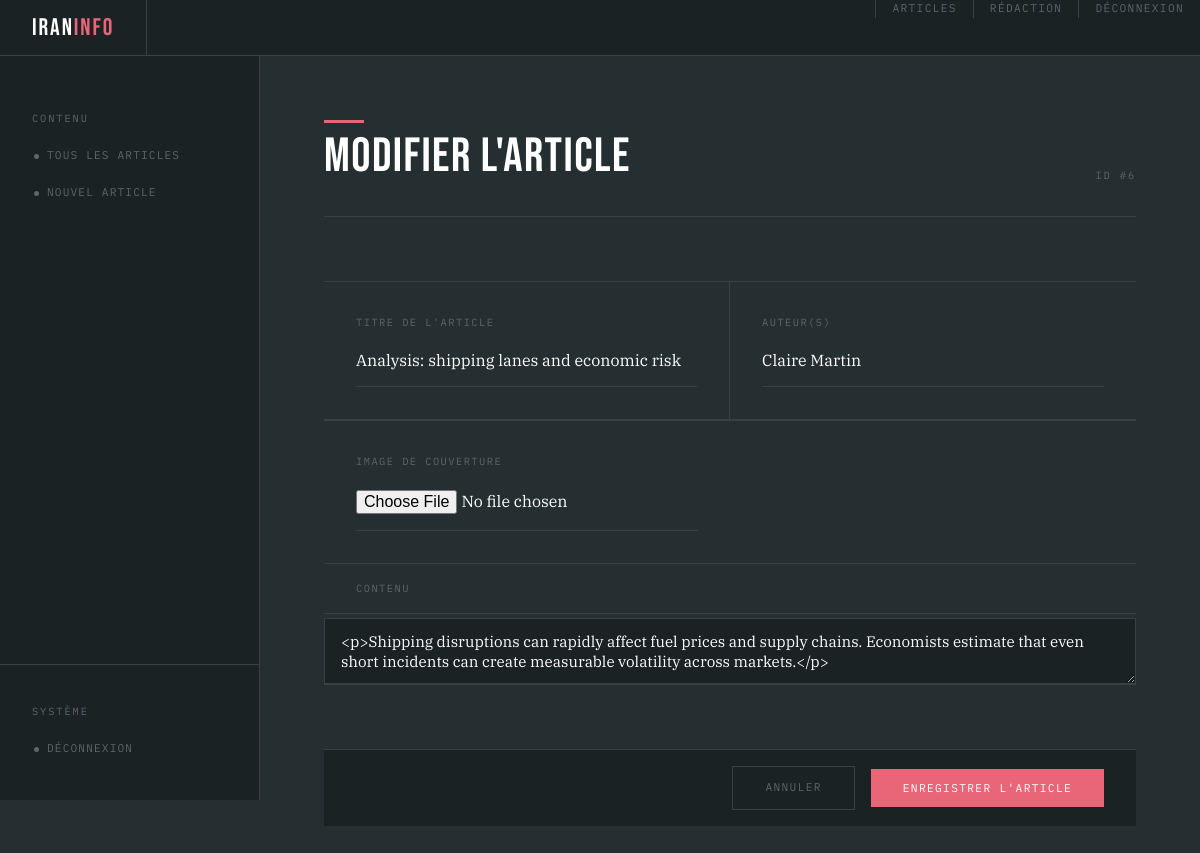
Page /article/edit/6 (signed in) on the committed database.
### tables this page shows
CREATE TABLE article(
   id_article INT AUTO_INCREMENT,
   title VARCHAR(255) ,
   slug VARCHAR(255) ,
   content TEXT,
   summary VARCHAR(500) ,
   created_at DATETIME,
   authors TEXT,
   cover TEXT,
   PRIMARY KEY(id_article)
);

### templates/bo/article-edit.php (called while the page is built)
<?php
require __DIR__ . '/article-form.php';

### controllers/ArticleController.php (called while the page is built, shortened)
<?php
require_once __DIR__ . '/../src/Article.php';
require_once __DIR__ . '/../src/Util.php';
function handleArticleEdit(int $id): void {
    $article = Article::findById($id);
    $pageTitle = 'Modifier l\'article';
    require __DIR__ . '/../templates/bo/article-edit.php';
}

### src/Util/Html.php (called while the page is built, shortened)
<?php
function e(mixed $val): string {
    return htmlspecialchars((string)($val ?? ''), ENT_QUOTES, 'UTF-8');
}

### src/Util.php (called while the page is built, shortened)
<?php
require_once __DIR__ . '/Util/Html.php';
function e(mixed $val): string { return \Util\e($val); }

### config/db.php (called while the page is built, shortened)
<?php
function getDb(): PDO {
    $host = $_ENV['DB_HOST'] ?? getenv('DB_HOST') ?? 'db';
    $name = $_ENV['DB_NAME'] ?? getenv('DB_NAME') ?? 'iraninfo_db';
    $user = $_ENV['DB_USER'] ?? getenv('DB_USER') ?? 'root';
    $pass = $_ENV['DB_PASS'] ?? getenv('DB_PASS') ?? 'root';
    $pdo = new PDO(
        "mysql:host=$host;dbname=$name;charset=utf8mb4",
        $user,
        $pass,
        [
            PDO::ATTR_ERRMODE            => PDO::ERRMODE_EXCEPTION,
            PDO::ATTR_DEFAULT_FETCH_MODE => PDO::FETCH_ASSOC,
        ]
    );
    return $pdo;
}

### src/Article.php (called while the page is built, shortened)
<?php
require_once __DIR__ . '/../config/db.php';
require_once __DIR__ . '/Util.php';
class Article {
    public static function findById(int $id): ?array {
        $stmt = getDb()->prepare('SELECT * FROM article WHERE id_article = ?');
        $stmt->execute([$id]);
        $row = $stmt->fetch();
        return $row ?: null;
    }
}

### templates/bo/article-form.php (the view, shortened to what this page needs)
<?php
$isEdit   = !empty($article['id_article']);
require __DIR__ . '/../layout/head.php';
require __DIR__ . '/../layout/nav.php';
?>
<div class="bo-layout">
    <?php require __DIR__ . '/../layout/sidebar.php'; ?>
    <main class="bo-main">
        <div class="bo-page-header">
            <div class="bo-page-header__left">
                <span class="accent-bar"></span>
                <h1><?= e($pageTitle) ?></h1>
            </div>
            <span class="section-label">
                <?= $isEdit ? 'ID #' . e($article['id_article']) : 'Nouveau' ?>
            </span>
        </div>
        <form action="/article/save" method="post" class="article-form" enctype="multipart/form-data">
            <div class="form-row">
                <div class="field">
                    <label for="title">Titre de l'article</label>
                    <input type="text" id="title" name="title"
                        value="<?= e($article['title'] ?? '') ?>"
                        placeholder="Saisir un titre...">
                </div>
                <div class="field">
                    <label for="authors">Auteur(s)</label>
                    <input type="text" id="authors" name="authors"
                        value="<?= e($article['authors'] ?? '') ?>"
                        placeholder="Nom_Prénom1, Nom_Prénom2, etc...">
                </div>
            </div>
            <div class="form-row">
                <div class="field">
                    <label for="cover">Image de couverture</label>
                    <input type="file" id="cover" name="cover" accept="image/*">
                </div>
            </div>
            <div class="form-block form-block--editor">
                <div class="field">
                    <label class="section-label">Contenu</label>
                    <textarea id="contentEditor" name="content"><?= e($article['content'] ?? '') ?></textarea>
                </div>
            </div>
            <div class="form-actions">
                <a href="/article/list" class="btn btn--ghost">Annuler</a>
                <button type="submit" class="btn btn--primary">Enregistrer l'article</button>
            </div>
        </form>
    </main>
</div>
</body>
</html>

### rows in the picture
article: id_article "6", title "Analysis: shipping lanes and economic risk", authors "Claire Martin", content "<p>Shipping disruptions can rapidly affect fuel prices and supply chains. Economists estimate that even short incidents can create measurable volatility across markets.</p>"

### other values in the picture
$pageTitle "Modifier l'article"
